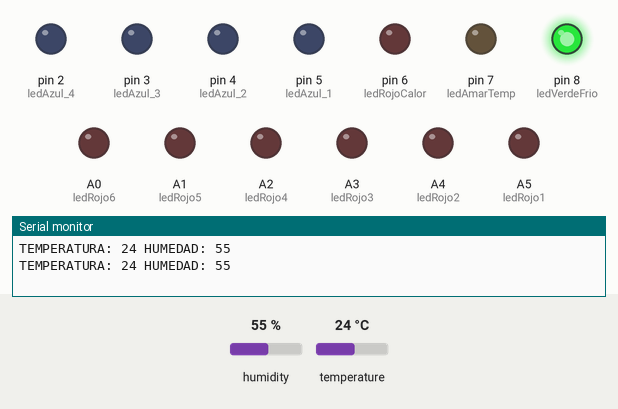
This sketch was run on a simulated Arduino Uno, built with avr-gcc and run on an emulated ATmega328P. On the bench: output pins drawn as LEDs (lit = HIGH), the last lines printed to the serial monitor. Inputs (shaded band) come from the test bench; at power-on: temperature 24 °C, humidity 55 %.

Above: at 3.5 s.
3.6 s: temperature set to 26 °C
At 5.6 s:
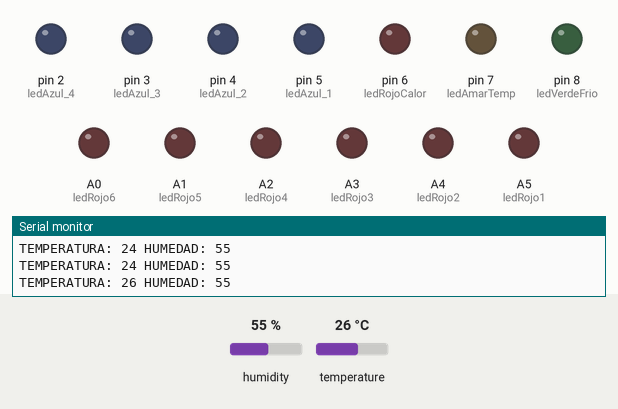
10.3 s: temperature set to 30 °C
At 10.59 s:
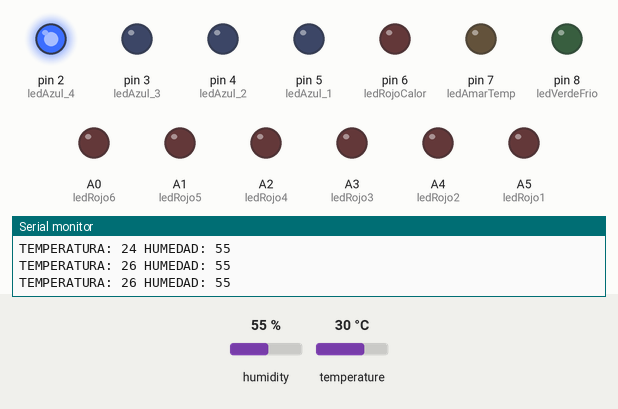
14.3 s: temperature set to 12 °C
At 17.24 s:
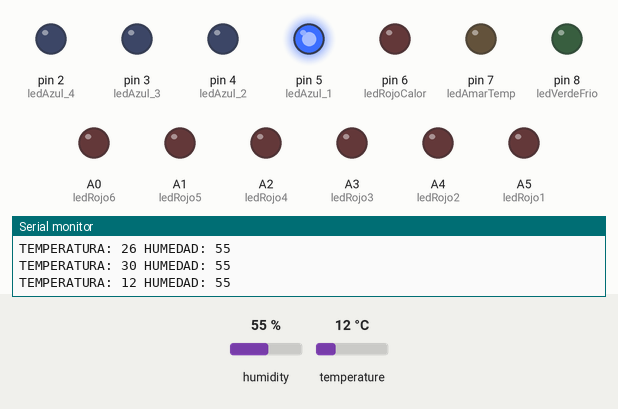
17.9 s: temperature set to 28 °C
At 19.56 s:
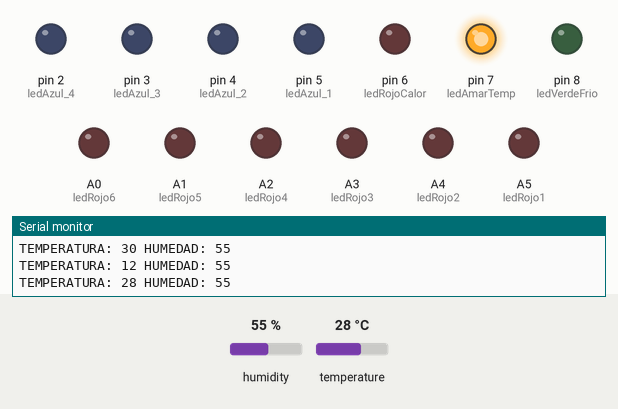
Timing chart, 0 to 22.5 s (numbered marks = the images above; inputs shaded):
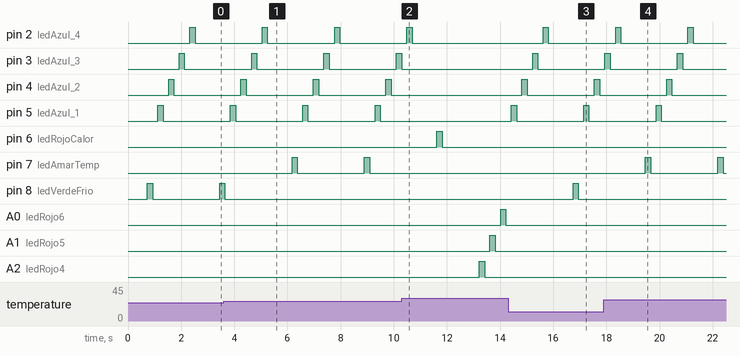

Measured:
- the behaviour switches between 24 and 25 °C on temperature (found by bisection; images 0 and 1)
- the behaviour switches between 28 and 29 °C on temperature (found by bisection; images 1 and 2)
- after the input at 3.6 s, pin 7 (ledAmarTemp): alternates HIGH for 0.20 s and LOW for 2.5 s, starting after 2.6 s; pin 8 (ledVerdeFrio): goes on until 3.6 s, then stays LOW
- after the input at 10.3 s, pin 2 (ledAzul_4): goes on until 10.7 s, then stays LOW; pin 3 (ledAzul_3): stays LOW (without the input it goes to HIGH after 2.5 s)
- after the input at 14.3 s, pin 6 (ledRojoCalor): stays LOW (without the input it goes to HIGH after 2.4 s); pin 8 (ledVerdeFrio): LOW → HIGH after 2.4 s, → LOW 0.20 s later; A4 (ledRojo2): stays LOW (without the input it goes to HIGH after 3.2 s); A5 (ledRojo1): stays LOW (without the input it goes to HIGH after 2.8 s)
- after the input at 17.9 s, pin 7 (ledAmarTemp): alternates HIGH for 0.20 s and LOW for 2.5 s, starting after 1.6 s; pin 8 (ledVerdeFrio): stops changing and stays LOW
- by itself, pin 2 (ledAzul_4), pin 3 (ledAzul_3), pin 4 (ledAzul_2), pin 5 (ledAzul_1): alternates HIGH for 0.20 s and LOW for 2.5 s

The sketch:

DHT_11_mas_focos_rojos.ino
```cpp
#include <DHT.h>
#include <DHT_U.h>

int SENSOR =9;
int TEMPERATURA;
int HUMEDAD;
int ledAzul_1 = 5;
int ledAzul_2 = 4;
int ledAzul_3 = 3;
int ledAzul_4 = 2;
int ledRojoCalor = 6;
int ledAmarTemp = 7;
int ledVerdeFrio = 8;
int ledRojo1 = A5;
int ledRojo2 = A4;
int ledRojo3 = A3;
int ledRojo4 = A2;
int ledRojo5 = A1;
int ledRojo6 = A0;


DHT dht(SENSOR, DHT11);

void setup() {
  Serial.begin(9600);
  dht.begin();
  pinMode(ledAzul_1,OUTPUT);
  pinMode(ledAzul_2,OUTPUT);
  pinMode(ledAzul_3,OUTPUT);
  pinMode(ledAzul_4,OUTPUT);
  pinMode(ledRojoCalor,OUTPUT);
  pinMode(ledAmarTemp,OUTPUT);
  pinMode(ledVerdeFrio,OUTPUT);
  pinMode(ledRojo1,OUTPUT);
  pinMode(ledRojo2,OUTPUT);
  pinMode(ledRojo3,OUTPUT);
  pinMode(ledRojo4,OUTPUT);
  pinMode(ledRojo5,OUTPUT);
  pinMode(ledRojo6,OUTPUT);


}

void loop() {

  medirTemperatura();
  controlTemperatura();
  parpadeo_Leds_Azules();


}


void controlTemperatura() {
  if (TEMPERATURA <=24) {
    parpadeo_Led_Verde();

  } else if (TEMPERATURA >= 25 && TEMPERATURA <= 28) {
    parpadeo_Led_Amarillo();

  } else if (TEMPERATURA > 28) {
    parpadeo_Led_Rojo();
    LedsRojos();


  }
}


void medirTemperatura(){


  TEMPERATURA = dht.readTemperature();
  HUMEDAD = dht.readHumidity();
  Serial.print("TEMPERATURA: ");
  Serial.print(TEMPERATURA);
  Serial.print(" HUMEDAD: ");
  Serial.println(HUMEDAD);
  delay(700);


  }


// Funciones de parpadeo de los leds

void parpadeo_Led_Verde(){
  digitalWrite(ledVerdeFrio, HIGH);
  delay(200);
  digitalWrite(ledVerdeFrio, LOW);
  delay(200);


  }


void parpadeo_Led_Amarillo(){
  digitalWrite(ledAmarTemp, HIGH);
  delay(200);
  digitalWrite(ledAmarTemp, LOW);
  delay(200);


  }


void parpadeo_Led_Rojo(){
  digitalWrite(ledRojoCalor, HIGH);
  delay(200);
  digitalWrite(ledRojoCalor, LOW);
  delay(200);


  }


  void parpadeo_Leds_Azules(){
  digitalWrite(ledAzul_1, HIGH);
  delay(200);
  digitalWrite(ledAzul_1, LOW);
  delay(200);
  digitalWrite(ledAzul_2, HIGH);
  delay(200);
  digitalWrite(ledAzul_2, LOW);
  delay(200);
  digitalWrite(ledAzul_3, HIGH);
  delay(200);
  digitalWrite(ledAzul_3, LOW);
  delay(200);
  digitalWrite(ledAzul_4, HIGH);
  delay(200);
  digitalWrite(ledAzul_4, LOW);
  delay(200);


  }

  void LedsRojos() {

  analogWrite(ledRojo1, 255);
  delay(200);
  analogWrite(ledRojo1, 0);
  delay(200);
  analogWrite(ledRojo2, 255);
  delay(200);
  analogWrite(ledRojo2, 0);
  delay(200);
  analogWrite(ledRojo3, 255);
  delay(200);
  analogWrite(ledRojo3, 0);
  delay(200);
  analogWrite(ledRojo4, 255);
  delay(200);
  analogWrite(ledRojo4, 0);
  delay(200);
  analogWrite(ledRojo5, 255);
  delay(200);
  analogWrite(ledRojo5, 0);
  delay(200);
  analogWrite(ledRojo6, 255);
  delay(200);
  analogWrite(ledRojo6, 0);
  delay(200);


}
```
